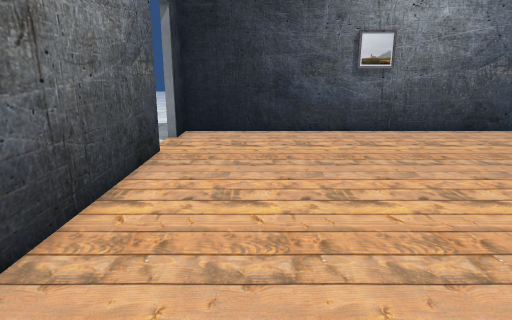
[1] (above)

12 first-person views from a walk through a scene from a Unity 3-D project. The camera is 1.4 m above the floor, tilts 14° down and sees 75° across. Doors are open. The floor is counted in squares, 0.5 m on a side. Each view is taken from the middle of a square. On the plan, view 1 faces up. The plan holds only what a view shows up to about 20 squares ahead; the rest is blank. The place goes on beyond the plan. The player character is not drawn. Some surface patterns are stand-ins.

[2]
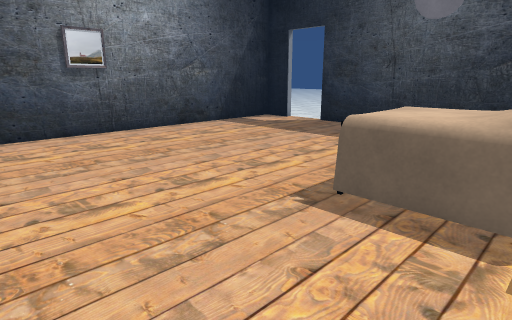

[3]
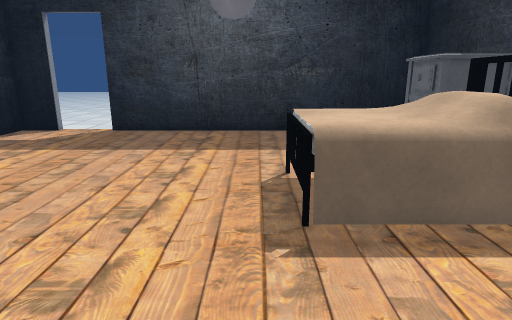

[4]
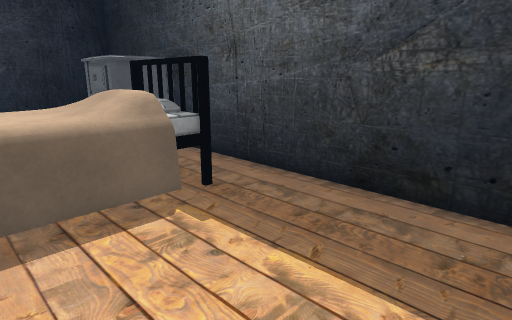

[5]
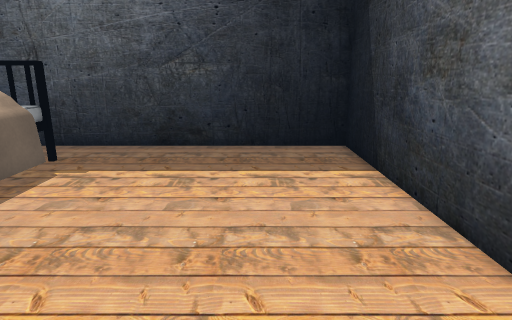

[6]
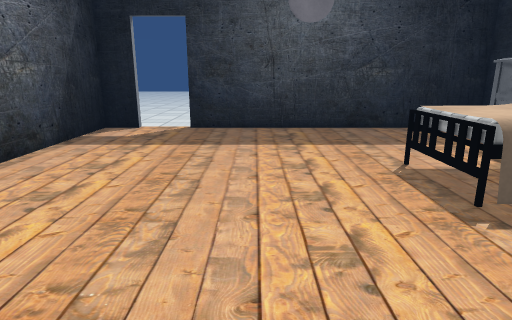

[7]
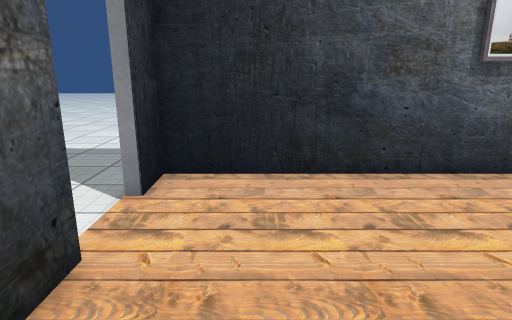

[8]
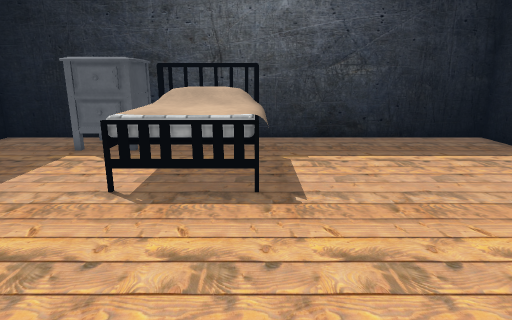

[9]
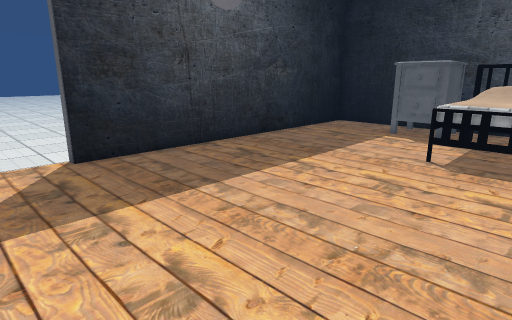

[10]
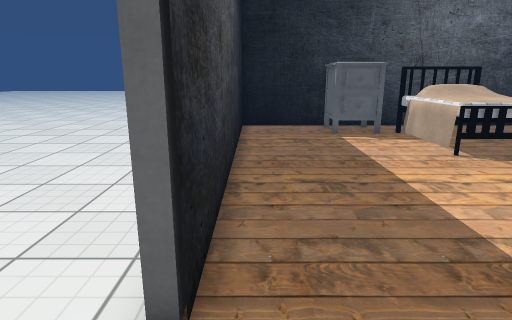

[11]
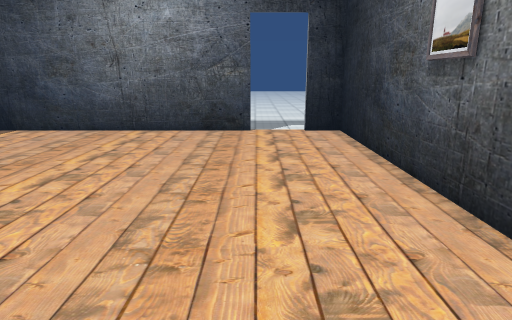

[12]
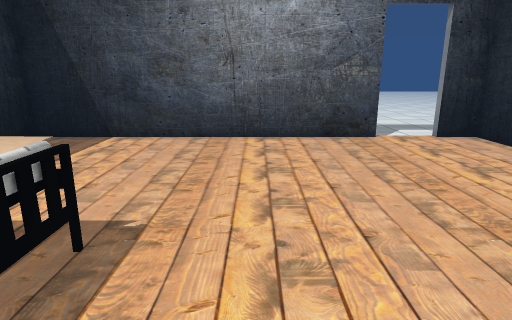

### Floor plan
Key: @ floor where view 1 was taken; # wall or solid block; . floor; D open door; = window, fence, low wall or low ledge; ^ raised ledge; P pillow.
Columns run from 8 left of view 1 to 29 right of it. Each row starts with its distance up from view 1.
 21 ...
 20 ...
 19  ...
 18  ...########################
 17 ....# ...... ### ..........#
 16 ....D......................#
 15 ....D......................D
 14  ...D......................D.......
 13   ..D......................D..........
 12     #......................D..........
 11     #......................#.... .....
 10     #......................#....
  9     #......................# ....
  8     #......................# .....
  7     #......................# .....
  6     #......................#  .....
  5     #......................#  ......
  4     #......... ^^^^=.......#   ......
  3     #......... ^^^^=.......#   ......
  2     #......... ^^^^=.......#   .......
  1     #......... ^^^^=.......#    ......
  0     #...@..... #PPP=.......#    ......
 -1     #..........^#P##^^^....#     .....
 -2     #...............^ ^....#     .....
 -3     #...............^^^....#      ....
 -4     ########################      ....

Positions as (right, up) in squares from view 1, and headings:
1: (0, 0), facing up
2: (0, 0), facing up-right
3: (1, 5), facing right
4: (0, 4), facing down-right
5: (0, 10), facing down
6: (0, 9), facing right
7: (-1, 8), facing up
8: (7, 12), facing down
9: (7, 16), facing down-right
10: (18, 16), facing down
11: (14, 13), facing left
12: (12, 7), facing left
